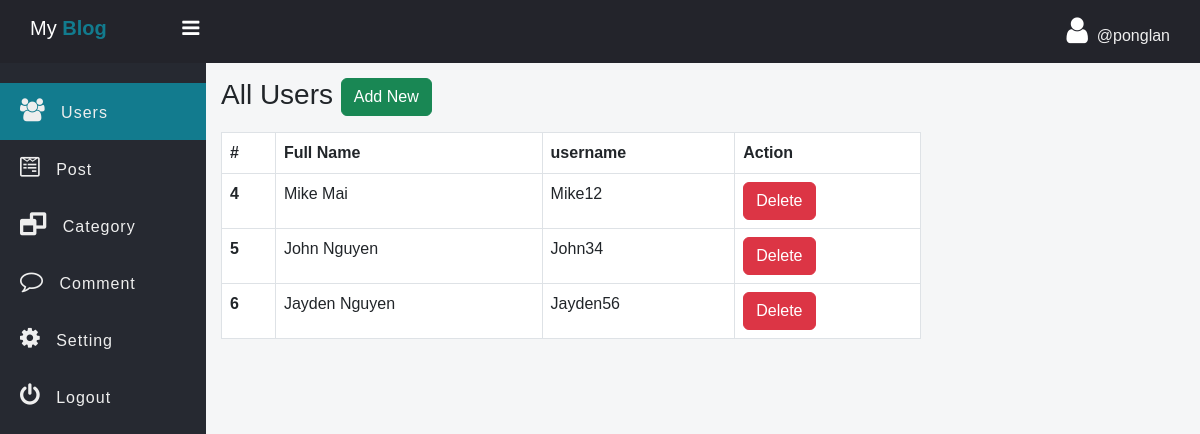
The app's page /admin/users.php (signed in) with its own data.
### tables this page shows
CREATE TABLE `users` (
  `user_id` int(11) NOT NULL,
  `fname` varchar(255) NOT NULL,
  `username` varchar(255) NOT NULL,
  `password` varchar(255) NOT NULL,
  `remember_token` varchar(255) DEFAULT NULL
);

### admin/data/User.php (called while the page is built, shortened)
<?php
function getAll($conn)
{
    $sql = "SELECT user_id, fname, username FROM users";
    $stmt = $conn->prepare($sql);
    $stmt->execute();
    if ($stmt->rowCount() >= 1) {
        $data = $stmt->fetchAll();
        return $data;
    } else {
        return 0;
    }
}
?>

### admin/users.php (the view, shortened to what this page needs)
<?php
if (isset($_SESSION['admin_id']) && isset($_SESSION['username'])) {
?>
<!DOCTYPE html>
<html>
<head>
	<link rel="stylesheet" href="https://stackpath.bootstrapcdn.com/font-awesome/4.7.0/css/font-awesome.min.css">
	<link href="https://cdn.jsdelivr.net/npm/bootstrap@5.3.0/dist/css/bootstrap.min.css" rel="stylesheet">
	<link rel="stylesheet" href="../css/side-bar.css">
	<link rel="stylesheet" href="../css/style.css">
</head>
<body>
	<?php
	  include "inc/side-nav.php";
      include_once("data/User.php");
      include_once("../db_conn.php");
      $users = getAll($conn);
	?>
	 <div class="main-table">
	 	<h3 class="mb-3">All Users
	 		<a href="../signup.php" class="btn btn-success">Add New</a></h3>
	 	<?php if ($users != 0) { ?>
	 	<table class="table t1 table-bordered">
		  <thead>
		    <tr>
		      <th scope="col">#</th>
		      <th scope="col">Full Name</th>
		      <th scope="col">username</th>
		      <th scope="col">Action</th>
		    </tr>
		  </thead>
		  <tbody>
		  	<?php foreach ($users as $user) { ?>
		    <tr>
		      <th scope="row"><?=$user['user_id'] ?></th>
		      <td><?=$user['fname'] ?></td>
		      <td><?=$user['username'] ?></td>
		      <td>
		      	<a href="user-delete.php?user_id=<?=$user['user_id'] ?>" class="btn btn-danger">Delete</a>
		      </td>
		    </tr>
		    <?php } ?>
		 </tbody>
		</table>
	<?php } ?>
	 </div>
	</section>
	</div>
</body>
</html>
<?php } else {
	header("Location: ../admin-login.php");
	exit;
} ?>

### css/side-bar.css (style rules this page uses)
* { padding: 0; margin: 0; box-sizing: border-box; font-family: 'Poppins', sans-serif; }

### css/style.css (style rules this page uses)
* { padding: 0; margin: 0; box-sizing: border-box; }
body { background-color: #f5f6f8; }
.main-table { width: 90%; max-width: 700px; }

### records on screen
users: user_id "4", fname "Mike Mai", username "Mike12"
users: user_id "5", fname "John Nguyen", username "John34"
users: user_id "6", fname "Jayden Nguyen", username "Jayden56"

### other values on screen
$_SESSION['username'] "ponglan"
